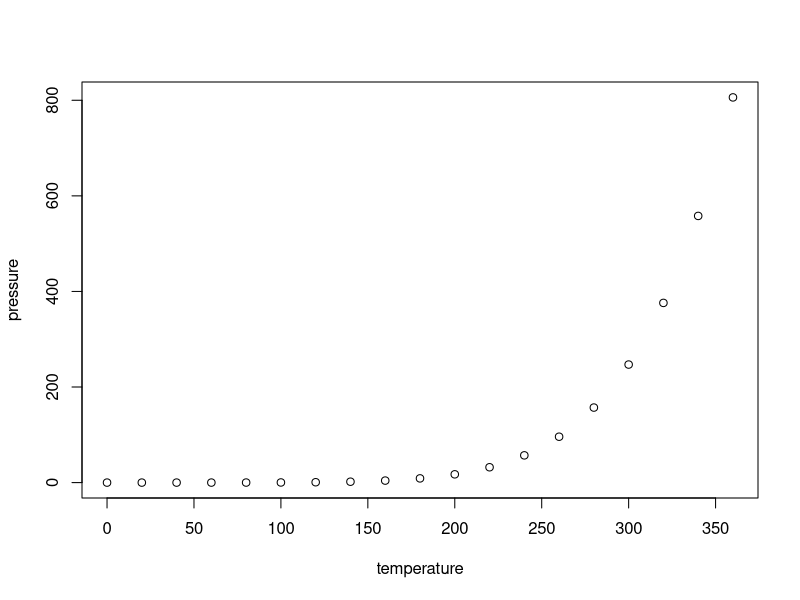
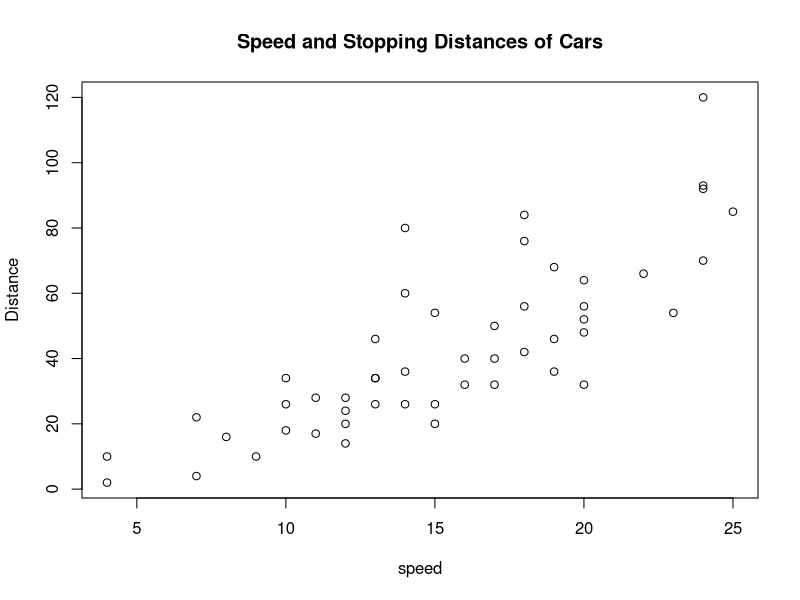
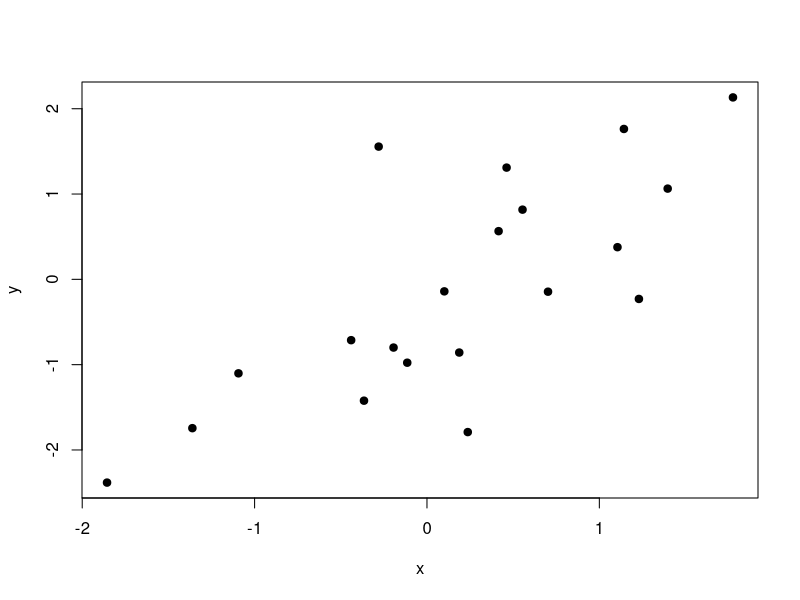
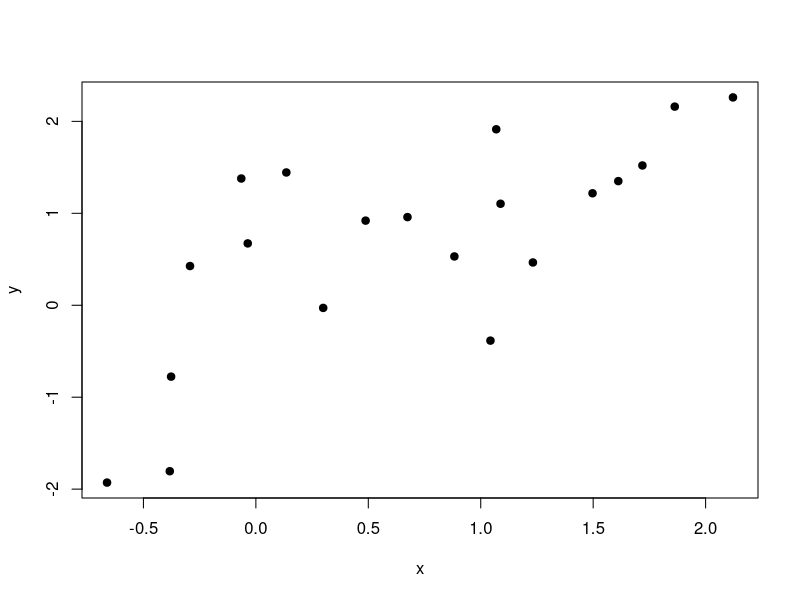

Write the R code that produced these figures, in order.
## ---- chunk 1
knitr::opts_chunk$set(echo = TRUE)
## ---- chunk 2
summary(cars)
## ---- chunk 3
plot(pressure)
## ---- chunk 4
help("median")
## ---- chunk 5
pressure[1:10,1:2]
## ---- chunk 6
head(pressure)
help(head)
## ---- chunk 7
#print(cars)
median(cars[,2])
## ---- chunk 8
mean(cars[,1])
## ---- chunk 9
summary(cars)
## ---- chunk 10
plot(cars[,1],cars[,2],xlab = "speed", ylab = "Distance", main = "Speed and Stopping Distances of Cars")
## ---- chunk 11
data(iris)
sum = (iris[75,1] + iris[76,1])/2
print(sum)
## ---- chunk 12
#print(iris)
petal_length = iris[,3]
sum = sum(petal_length[petal_length >=0 & petal_length <= 3])
print(sum)
## ---- chunk 13
x = iris[110,1]
result = 4*x/(2^3)
print(result)
## ---- chunk 14
x = sum(iris[1:50,2])
result = 4*(x/2)^3
print(result)
## ---- chunk 15
set.seed(13) ## set the random seed
x <- rnorm(n = 20) ## generate predictor variable
y <- rnorm(n = 20, mean = x) ## generate response variable
plot(y ~ x, pch = 19) ## plot (x,y) pairs
## ---- chunk 16
set.seed(14) ## set the random seed
x <- rnorm(n = 20) ## generate predictor variable
y <- rnorm(n = 20, mean = x) ## generate response variable
plot(y ~ x, pch = 19) ## plot (x,y) pairs
